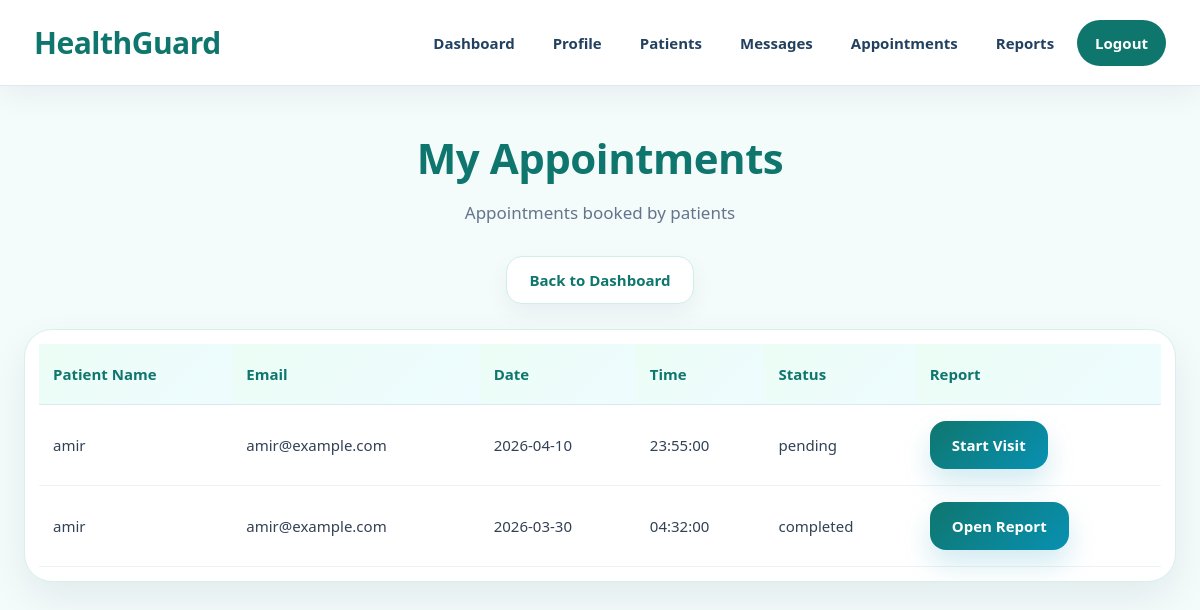
The page /doctor/my_appointments.php (signed in) on the database its author committed.
### tables this page shows
CREATE TABLE IF NOT EXISTS `appointments` (
  `appointment_id` int NOT NULL AUTO_INCREMENT,
  `patient_id` int NOT NULL,
  `doctor_id` int NOT NULL,
  `appointment_date` date NOT NULL,
  `appointment_time` time NOT NULL,
  `status` varchar(50) NOT NULL DEFAULT 'pending',
  `created_at` datetime NOT NULL DEFAULT CURRENT_TIMESTAMP,
  PRIMARY KEY (`appointment_id`),
  KEY `fk_appointments_patient_user` (`patient_id`),
  KEY `fk_appointments_doctors` (`doctor_id`)
);

CREATE TABLE IF NOT EXISTS `users` (
  `user_id` int NOT NULL AUTO_INCREMENT,
  `name` varchar(100) NOT NULL,
  `role` enum('patient','doctor','admin') NOT NULL,
  `email` varchar(100) NOT NULL,
  `password` varchar(255) NOT NULL,
  `created_at` timestamp NULL DEFAULT CURRENT_TIMESTAMP,
  PRIMARY KEY (`user_id`),
  UNIQUE KEY `email` (`email`)
);

CREATE TABLE IF NOT EXISTS `medical_reports` (
  `report_id` int NOT NULL AUTO_INCREMENT,
  `appointment_id` int NOT NULL,
  `patient_id` int NOT NULL,
  `doctor_id` int NOT NULL,
  `diagnosis` text NOT NULL,
  `examination` text,
  `treatment_done` text,
  `doctor_notes` text,
  `follow_up_needed` enum('no','yes') DEFAULT 'no',
  `follow_up_note` text,
  `created_at` datetime DEFAULT CURRENT_TIMESTAMP,
  `updated_at` datetime DEFAULT CURRENT_TIMESTAMP ON UPDATE CURRENT_TIMESTAMP,
  PRIMARY KEY (`report_id`),
  UNIQUE KEY `appointment_id` (`appointment_id`),
  KEY `fk_medical_reports_patient_user` (`patient_id`),
  KEY `fk_medical_reports_doctor` (`doctor_id`)
);

### doctor/my_appointments.php (the view, shortened to what this page needs)
<?php
$conn = OpenCon();
$user_id = $_SESSION['user_id'];
$sqlDoctor = "SELECT doctor_id FROM doctors WHERE user_id='$user_id'";
$resultDoctor = mysqli_query($conn, $sqlDoctor);
$doctor = mysqli_fetch_assoc($resultDoctor);
$doctor_id = $doctor['doctor_id'];
$sql = "SELECT appointments.*, users.name AS patient_name, users.email AS patient_email,
               medical_reports.report_id
        FROM appointments
        JOIN users ON appointments.patient_id = users.user_id
        LEFT JOIN medical_reports ON appointments.appointment_id = medical_reports.appointment_id
        WHERE appointments.doctor_id = '$doctor_id'
        ORDER BY appointment_date DESC, appointment_time DESC";
$result = mysqli_query($conn, $sql);
?>
<!DOCTYPE html>
<html lang="en">
<head>
    <link rel="stylesheet" href="/HealthGuard/style.css">
</head>
<body class="doctor-page">
<?php include("../navbar.php"); ?>
<div class="section">
    <h1 class="section-title">My Appointments</h1>
    <p class="section-subtitle">Appointments booked by patients</p>
    <div class="hero-actions" style="justify-content:center; margin-bottom:25px;">
        <a href="/HealthGuard/doctor/doctor_dashboard.php" class="secondary-btn">Back to Dashboard</a>
    </div>
    <div class="table-wrapper">
        <table>
            <tr>
                <th>Patient Name</th>
                <th>Email</th>
                <th>Date</th>
                <th>Time</th>
                <th>Status</th>
                <th>Report</th>
            </tr>
            <?php while ($row = mysqli_fetch_assoc($result)) { ?>
            <tr>
                <td><?php echo htmlspecialchars($row['patient_name']); ?></td>
                <td><?php echo htmlspecialchars($row['patient_email']); ?></td>
                <td><?php echo htmlspecialchars($row['appointment_date']); ?></td>
                <td><?php echo htmlspecialchars($row['appointment_time']); ?></td>
                <td><?php echo htmlspecialchars($row['status']); ?></td>
                <td>
                    <a href="/HealthGuard/doctor/manage_appointment.php?appointment_id=<?php echo $row['appointment_id']; ?>" class="primary-btn">
                        <?php echo $row['report_id'] ? 'Open Report' : 'Start Visit'; ?>
                    </a>
                </td>
            </tr>
            <?php } ?>
        </table>
    </div>
</div>
</body>
</html>

### style.css (style rules this page uses)
* { margin: 0; padding: 0; box-sizing: border-box; }
html, body { min-height: 100%; font-family: "Segoe UI", Tahoma, Geneva, Verdana, sans-serif; scroll-behavior: smooth; }
body { background: #f5f8fc; color: #1e293b; line-height: 1.6; }
a { text-decoration: none; transition: 0.25s ease; }
.primary-btn, .secondary-btn, .danger-btn, button, a.primary-btn, a.secondary-btn, a.danger-btn { display: inline-flex !important; align-items: center !important; justify-content: center !important; text-decoration: none !important; font-weight: 800 !important; font-size: 15px !important; line-height: 1 !important; cursor: pointer !important; border-radius: 16px !important; padding: 12px 22px !important; min-height: 48px !important; transition: 0.25s ease !important; border: none; }
.primary-btn, a.primary-btn, button { color: blue !important; }
.secondary-btn, a.secondary-btn { background: #ffffff !important; color: #1e293b !important; border: 1px solid #d9e4ef !important; box-shadow: 0 10px 24px rgba(15, 23, 42, 0.05) !important; }
.section { width: 100%; max-width: 1380px; margin: 0 auto; padding: 38px 24px 42px; }
.section-title { font-size: 42px; font-weight: 800; text-align: center; margin-bottom: 8px; letter-spacing: -0.5px; }
.section-subtitle { text-align: center; font-size: 17px; color: #64748b; margin-bottom: 30px; }
.hero-actions { display: flex; justify-content: center; align-items: center; gap: 14px; flex-wrap: wrap; }
.table-wrapper { width: 100%; overflow-x: auto; background: #ffffff; border-radius: 28px; border: 1px solid #e2e8f0; box-shadow: 0 16px 40px rgba(15, 23, 42, 0.07); padding: 14px; }
table { width: 100%; border-collapse: collapse; min-width: 760px; }
table th { text-align: left; padding: 18px 14px; font-size: 15px; font-weight: 900; color: #0f172a; background: linear-gradient(135deg, #eff6ff, #f8fbff); border-bottom: 1px solid #dbe7f2; }
table td { padding: 16px 14px; border-bottom: 1px solid #edf2f7; color: #334155; font-size: 15px; vertical-align: middle; }
.doctor-page { background: #f3fbfb; min-height: 100vh; }
.doctor-page .primary-btn, .doctor-page button { background: linear-gradient(135deg, #0f766e, #0891b2) !important; color: #ffffff !important; box-shadow: 0 14px 28px rgba(8, 145, 178, 0.18) !important; }
.doctor-page .secondary-btn { color: #0f766e !important; border-color: #cfeeea !important; }
.doctor-page .section-title, .doctor-page .form-box h2, .doctor-page .card h3 { color: #0f766e; }
.doctor-page .table-wrapper { border-color: #d5f0ed; }
.doctor-page table th { background: linear-gradient(135deg, #ecfdf5, #eefcff); color: #0f766e; }

### rows shown on the page
appointments: patient.name "amir", patient.email "amir@example.com", appointment_date "2026-04-10", appointment_time "23:55:00", status "pending", shows "Start Visit"
medical_reports: patient.name "amir", patient.email "amir@example.com", appointment.appointment_date "2026-03-30", appointment.appointment_time "04:32:00", appointment.status "completed", shows "Open Report"
